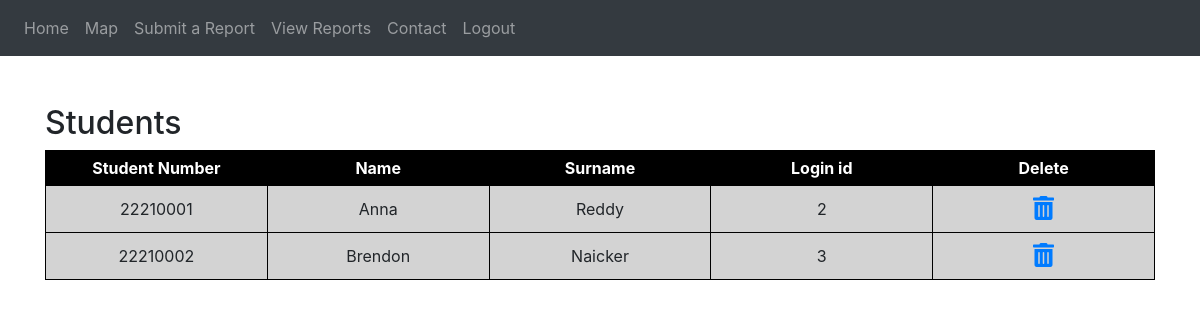
Page /studentView (signed in) on the committed database.
### website/models.py (models this page shows)
class Student(db.Model):
    student_num = db.Column(db.String(150), primary_key=True)
    first_name = db.Column(db.String(150))
    last_name = db.Column(db.String(150))
    user_id = db.Column(db.Integer, db.ForeignKey('user.id'))

### website/auth.py (the view)
@auth.route('/studentView', methods = ['GET'])
def studentView():
    all_users = Student.query.all()
    return render_template("studentView.html", user=current_user, all_users=all_users)

### website/__init__.py (called while the page is built)
def create_app():
    app=Flask(__name__)
    app.config['SECRET_KEY']='nathangey'
    app.config['SQLALCHEMY_DATABASE_URI']=f'sqlite:///{DB_NAME}'
    db.init_app(app)
    from .views import views
    from .auth import auth
    app.register_blueprint(views,url_prefix='/')
    app.register_blueprint(auth,url_prefix='/')
    from . import models
    with app.app_context():
        db.create_all()
    login_manager = LoginManager()
    login_manager.login_view= 'auth.login'
    login_manager.init_app(app)
    from .models import User
    @login_manager.user_loader
    def load_user(id):
        return User.query.get(int(id))
    return app

### website/templates/studentView.html (shortened to what this page needs)
{% extends "base.html" %} {% block title %}Sign up{% endblock %}
{% block content %}
<!DOCTYPE html>
<html lang="en" xmlns="http://www.w3.org/1999/xhtml">
<head>
    <link rel="stylesheet" href="https://cdnjs.cloudflare.com/ajax/libs/font-awesome/5.15.4/css/all.min.css">
</head>
<body>
    <br/>
    <br/>
<h2>Students</h2>
<table>
    <tr>
        <th>Student Number</th>
        <th>Name</th>
        <th>Surname</th>
        <th>Login id</th>
        <th>Delete</th>
    </tr>
    {% for user in all_users %}
    <tr>
        <td>{{ user.student_num }}</td>
        <td>{{ user.first_name }}</td>
        <td>{{ user.last_name }}</td>
        <td>{{ user.user_id }}</td>
        <td>
            <span style="font-size: 24px;color:red;">
            <a href="/{{user.student_num}}/delete1"><i class="fas fa-trash-alt"></i></a></span>
        </td>
    </tr>
    {% endfor %}
</table>
</body>
</html>
{% endblock %}

### website/templates/studentView.html (style rules this page uses)
table { background-color: lightgray; border-collapse: collapse; width: 100%; }
th { background-color: black; color: white; width: 15%; }
td, th { padding: 5px; border: 1px solid black; text-align: center; }
body { background-image: url(https://www.dut.ac.za/wp-content/uploads/2022/03/Romeopic-870x580.jpg); background-size: cover; background-attachment: fixed; }

### rows in the picture
Student: student_num "22210001", first_name "Anna", last_name "Reddy", user_id "2"
Student: student_num "22210002", first_name "Brendon", last_name "Naicker", user_id "3"
